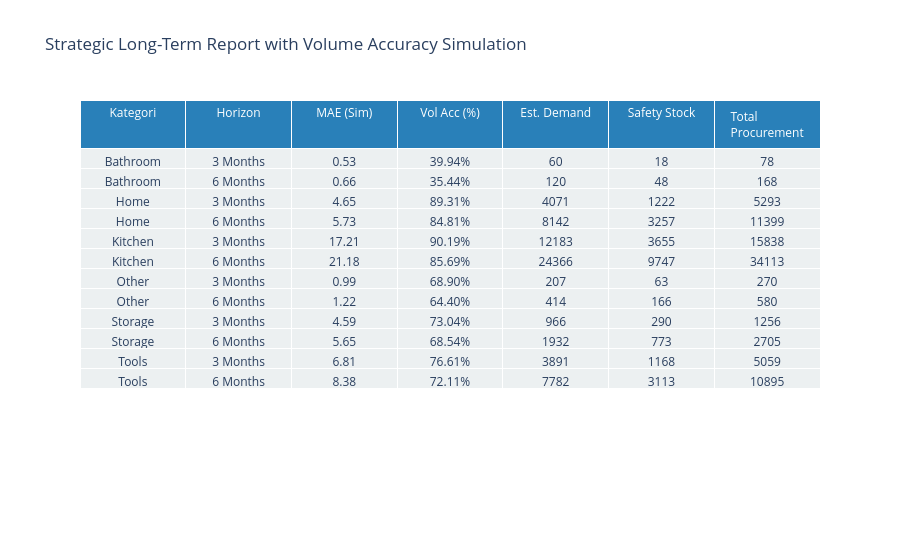

The notebook cell this image was saved under:
### Code cell
def generate_long_term_forecast_with_acc(test_meta, horizons=[3, 6]):
    long_term_data = []
    
    for kat, data in test_meta.items():
        # Baseline dari report bulanan
        mae_base = report_df[report_df['Kategori'] == kat]['MAE (Daily)'].values[0]
        vol_acc_base = float(report_df[report_df['Kategori'] == kat]['Vol Acc (%)'].values[0].replace('%',''))
        total_pred_1m = report_df[report_df['Kategori'] == kat]['Predicted Total'].values[0]
        
        for month in horizons:
            # 1. Simulasi Degradasi Akurasi Volume
            # Kita kurangi akurasi sekitar 3-5% per kuartal
            acc_degradation = month * 1.5 
            sim_vol_acc = max(vol_acc_base - acc_degradation, 0)
            
            # 2. Perhitungan Demand & Safety Stock
            pred_total = int(total_pred_1m * month)
            # MAPE disimulasi meningkat sesuai jarak waktu
            sim_mape = min(15 + (month * 3), 50) 
            
            # Safety Stock lebih gemuk untuk horizon jauh
            safe_perc = min(sim_mape + (month * 2), 40)
            safety_stock = np.ceil(pred_total * (safe_perc / 100))
            
            long_term_data.append({
                "Kategori": kat,
                "Horizon": f"{month} Months",
                "MAE (Sim)": round(mae_base * (1 + month*0.1), 2),
                "Vol Acc (%)": f"{sim_vol_acc:.2f}%", # KOLOM BARU
                "Est. Demand": pred_total,
                "Safety Stock": int(safety_stock),
                "Total Procurement": int(pred_total + safety_stock)
            })
            
    return pd.DataFrame(long_term_data)

# Update data dan tampilkan tabel
long_term_report_v2 = generate_long_term_forecast_with_acc(test_meta)

import plotly.graph_objects as go
fig = go.Figure(data=[go.Table(
    header=dict(values=list(long_term_report_v2.columns), fill_color='#2980b9', font=dict(color='white')),
    cells=dict(values=[long_term_report_v2[col] for col in long_term_report_v2.columns], fill_color='#ecf0f1')
)])
fig.update_layout(title="Strategic Long-Term Report with Volume Accuracy Simulation")
fig.show()

### Figure 1 — Plotly figure (JSON) as saved in the notebook; plotly's stock layout.template omitted (floating-point values rounded to 4 significant figures)
{"data": [{"cells": {"fill": {"color": "#ecf0f1"}, "values": [["Bathroom", "Bathroom", "Home", "Home", "Kitchen", "Kitchen", "Other", "Other", "Storage", "Storage", "Tools", "Tools"], ["3 Months", "6 Months", "3 Months", "6 Months", "3 Months", "6 Months", "3 Months", "6 Months", "3 Months", "6 Months", "3 Months", "6 Months"], [0.53, 0.66, 4.65, 5.73, 17.21, 21.18, 0.99, 1.22, 4.59, 5.65, 6.81, 8.38], ["39.94%", "35.44%", "89.31%", "84.81%", "90.19%", "85.69%", "68.90%", "64.40%", "73.04%", "68.54%", "76.61%", "72.11%"], [60, 120, 4071, 8142, 12183, 24366, 207, 414, 966, 1932, 3891, 7782], [18, 48, 1222, 3257, 3655, 9747, 63, 166, 290, 773, 1168, 3113], [78, 168, 5293, 11399, 15838, 34113, 270, 580, 1256, 2705, 5059, 10895]]}, "header": {"fill": {"color": "#2980b9"}, "font": {"color": "white"}, "values": ["Kategori", "Horizon", "MAE (Sim)", "Vol Acc (%)", "Est. Demand", "Safety Stock", "Total Procurement"]}, "type": "table"}], "layout": {"title": {"text": "Strategic Long-Term Report with Volume Accuracy Simulation"}}}
